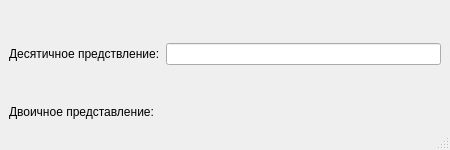
<?xml version="1.0" encoding="UTF-8"?>
<ui version="4.0">
 <class>MainWindow</class>
 <widget class="QMainWindow" name="MainWindow">
  <property name="geometry">
   <rect>
    <x>0</x>
    <y>0</y>
    <width>450</width>
    <height>150</height>
   </rect>
  </property>
  <property name="minimumSize">
   <size>
    <width>450</width>
    <height>150</height>
   </size>
  </property>
  <property name="maximumSize">
   <size>
    <width>450</width>
    <height>150</height>
   </size>
  </property>
  <property name="windowTitle">
   <string>MainWindow</string>
  </property>
  <widget class="QWidget" name="centralwidget">
   <layout class="QGridLayout" name="gridLayout">
    <item row="2" column="0">
     <spacer name="verticalSpacer_2">
      <property name="orientation">
       <enum>Qt::Vertical</enum>
      </property>
      <property name="sizeHint" stdset="0">
       <size>
        <width>20</width>
        <height>40</height>
       </size>
      </property>
     </spacer>
    </item>
    <item row="3" column="0">
     <widget class="QLabel" name="label">
      <property name="text">
       <string>Двоичное представление:</string>
      </property>
     </widget>
    </item>
    <item row="3" column="1">
     <widget class="QLabel" name="binary">
      <property name="text">
       <string/>
      </property>
     </widget>
    </item>
    <item row="1" column="1">
     <widget class="QLineEdit" name="lineEdit"/>
    </item>
    <item row="0" column="0">
     <spacer name="verticalSpacer">
      <property name="orientation">
       <enum>Qt::Vertical</enum>
      </property>
      <property name="sizeHint" stdset="0">
       <size>
        <width>20</width>
        <height>40</height>
       </size>
      </property>
     </spacer>
    </item>
    <item row="1" column="0">
     <widget class="QLabel" name="label_2">
      <property name="text">
       <string>Десятичное предствление:</string>
      </property>
     </widget>
    </item>
   </layout>
  </widget>
  <widget class="QMenuBar" name="menubar">
   <property name="geometry">
    <rect>
     <x>0</x>
     <y>0</y>
     <width>450</width>
     <height>22</height>
    </rect>
   </property>
  </widget>
  <widget class="QStatusBar" name="statusbar"/>
 </widget>
 <resources/>
 <connections/>
</ui>
